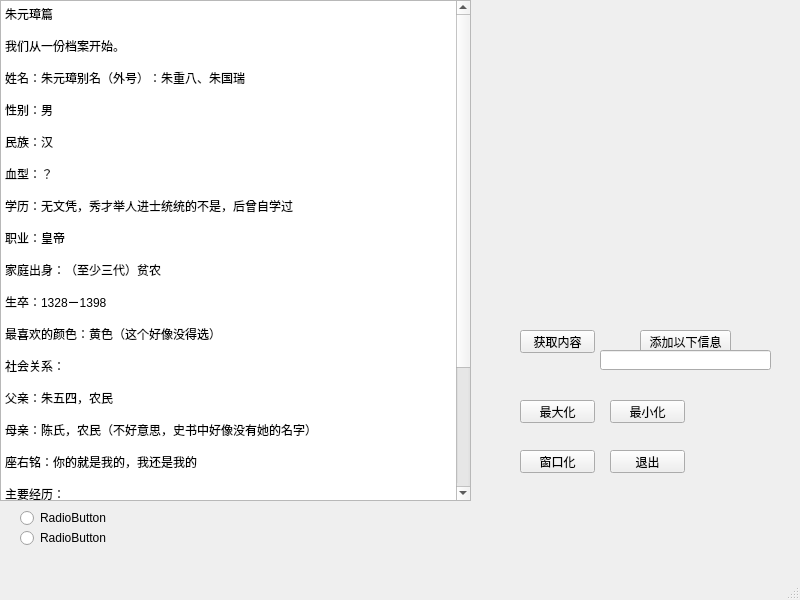
<?xml version="1.0" encoding="UTF-8"?>
<ui version="4.0">
 <class>MainWindow</class>
 <widget class="QMainWindow" name="MainWindow">
  <property name="geometry">
   <rect>
    <x>0</x>
    <y>0</y>
    <width>800</width>
    <height>600</height>
   </rect>
  </property>
  <property name="windowTitle">
   <string>MainWindow</string>
  </property>
  <widget class="QWidget" name="centralwidget">
   <widget class="QPushButton" name="pushButton_5">
    <property name="geometry">
     <rect>
      <x>610</x>
      <y>450</y>
      <width>75</width>
      <height>23</height>
     </rect>
    </property>
    <property name="text">
     <string>退出</string>
    </property>
   </widget>
   <widget class="QPushButton" name="pushButton_6">
    <property name="geometry">
     <rect>
      <x>520</x>
      <y>400</y>
      <width>75</width>
      <height>23</height>
     </rect>
    </property>
    <property name="text">
     <string>最大化</string>
    </property>
   </widget>
   <widget class="QPushButton" name="pushButton">
    <property name="geometry">
     <rect>
      <x>610</x>
      <y>400</y>
      <width>75</width>
      <height>23</height>
     </rect>
    </property>
    <property name="text">
     <string>最小化</string>
    </property>
   </widget>
   <widget class="QPushButton" name="pushButton_2">
    <property name="geometry">
     <rect>
      <x>520</x>
      <y>450</y>
      <width>75</width>
      <height>23</height>
     </rect>
    </property>
    <property name="text">
     <string>窗口化</string>
    </property>
   </widget>
   <widget class="QTextBrowser" name="textBrowser">
    <property name="geometry">
     <rect>
      <x>0</x>
      <y>0</y>
      <width>471</width>
      <height>501</height>
     </rect>
    </property>
    <property name="html">
     <string>&lt;!DOCTYPE HTML PUBLIC &quot;-//W3C//DTD HTML 4.0//EN&quot; &quot;http://www.w3.org/TR/REC-html40/strict.dtd&quot;&gt;
&lt;html&gt;&lt;head&gt;&lt;meta name=&quot;qrichtext&quot; content=&quot;1&quot; /&gt;&lt;style type=&quot;text/css&quot;&gt;
p, li { white-space: pre-wrap; }
&lt;/style&gt;&lt;/head&gt;&lt;body style=&quot; font-family:'SimSun'; font-size:9pt; font-weight:400; font-style:normal;&quot;&gt;
&lt;p style=&quot; margin-top:0px; margin-bottom:0px; margin-left:0px; margin-right:0px; -qt-block-indent:0; text-indent:0px;&quot;&gt;朱元璋篇&lt;/p&gt;
&lt;p style=&quot;-qt-paragraph-type:empty; margin-top:0px; margin-bottom:0px; margin-left:0px; margin-right:0px; -qt-block-indent:0; text-indent:0px;&quot;&gt;&lt;br /&gt;&lt;/p&gt;
&lt;p style=&quot; margin-top:0px; margin-bottom:0px; margin-left:0px; margin-right:0px; -qt-block-indent:0; text-indent:0px;&quot;&gt;我们从一份档案开始。&lt;/p&gt;
&lt;p style=&quot;-qt-paragraph-type:empty; margin-top:0px; margin-bottom:0px; margin-left:0px; margin-right:0px; -qt-block-indent:0; text-indent:0px;&quot;&gt;&lt;br /&gt;&lt;/p&gt;
&lt;p style=&quot; margin-top:0px; margin-bottom:0px; margin-left:0px; margin-right:0px; -qt-block-indent:0; text-indent:0px;&quot;&gt;姓名：朱元璋别名（外号）：朱重八、朱国瑞&lt;/p&gt;
&lt;p style=&quot;-qt-paragraph-type:empty; margin-top:0px; margin-bottom:0px; margin-left:0px; margin-right:0px; -qt-block-indent:0; text-indent:0px;&quot;&gt;&lt;br /&gt;&lt;/p&gt;
&lt;p style=&quot; margin-top:0px; margin-bottom:0px; margin-left:0px; margin-right:0px; -qt-block-indent:0; text-indent:0px;&quot;&gt;性别：男&lt;/p&gt;
&lt;p style=&quot;-qt-paragraph-type:empty; margin-top:0px; margin-bottom:0px; margin-left:0px; margin-right:0px; -qt-block-indent:0; text-indent:0px;&quot;&gt;&lt;br /&gt;&lt;/p&gt;
&lt;p style=&quot; margin-top:0px; margin-bottom:0px; margin-left:0px; margin-right:0px; -qt-block-indent:0; text-indent:0px;&quot;&gt;民族：汉&lt;/p&gt;
&lt;p style=&quot;-qt-paragraph-type:empty; margin-top:0px; margin-bottom:0px; margin-left:0px; margin-right:0px; -qt-block-indent:0; text-indent:0px;&quot;&gt;&lt;br /&gt;&lt;/p&gt;
&lt;p style=&quot; margin-top:0px; margin-bottom:0px; margin-left:0px; margin-right:0px; -qt-block-indent:0; text-indent:0px;&quot;&gt;血型：？&lt;/p&gt;
&lt;p style=&quot;-qt-paragraph-type:empty; margin-top:0px; margin-bottom:0px; margin-left:0px; margin-right:0px; -qt-block-indent:0; text-indent:0px;&quot;&gt;&lt;br /&gt;&lt;/p&gt;
&lt;p style=&quot; margin-top:0px; margin-bottom:0px; margin-left:0px; margin-right:0px; -qt-block-indent:0; text-indent:0px;&quot;&gt;学历：无文凭，秀才举人进士统统的不是，后曾自学过&lt;/p&gt;
&lt;p style=&quot;-qt-paragraph-type:empty; margin-top:0px; margin-bottom:0px; margin-left:0px; margin-right:0px; -qt-block-indent:0; text-indent:0px;&quot;&gt;&lt;br /&gt;&lt;/p&gt;
&lt;p style=&quot; margin-top:0px; margin-bottom:0px; margin-left:0px; margin-right:0px; -qt-block-indent:0; text-indent:0px;&quot;&gt;职业：皇帝&lt;/p&gt;
&lt;p style=&quot;-qt-paragraph-type:empty; margin-top:0px; margin-bottom:0px; margin-left:0px; margin-right:0px; -qt-block-indent:0; text-indent:0px;&quot;&gt;&lt;br /&gt;&lt;/p&gt;
&lt;p style=&quot; margin-top:0px; margin-bottom:0px; margin-left:0px; margin-right:0px; -qt-block-indent:0; text-indent:0px;&quot;&gt;家庭出身：（至少三代）贫农&lt;/p&gt;
&lt;p style=&quot;-qt-paragraph-type:empty; margin-top:0px; margin-bottom:0px; margin-left:0px; margin-right:0px; -qt-block-indent:0; text-indent:0px;&quot;&gt;&lt;br /&gt;&lt;/p&gt;
&lt;p style=&quot; margin-top:0px; margin-bottom:0px; margin-left:0px; margin-right:0px; -qt-block-indent:0; text-indent:0px;&quot;&gt;生卒：1328－1398&lt;/p&gt;
&lt;p style=&quot;-qt-paragraph-type:empty; margin-top:0px; margin-bottom:0px; margin-left:0px; margin-right:0px; -qt-block-indent:0; text-indent:0px;&quot;&gt;&lt;br /&gt;&lt;/p&gt;
&lt;p style=&quot; margin-top:0px; margin-bottom:0px; margin-left:0px; margin-right:0px; -qt-block-indent:0; text-indent:0px;&quot;&gt;最喜欢的颜色：黄色（这个好像没得选）&lt;/p&gt;
&lt;p style=&quot;-qt-paragraph-type:empty; margin-top:0px; margin-bottom:0px; margin-left:0px; margin-right:0px; -qt-block-indent:0; text-indent:0px;&quot;&gt;&lt;br /&gt;&lt;/p&gt;
&lt;p style=&quot; margin-top:0px; margin-bottom:0px; margin-left:0px; margin-right:0px; -qt-block-indent:0; text-indent:0px;&quot;&gt;社会关系：&lt;/p&gt;
&lt;p style=&quot;-qt-paragraph-type:empty; margin-top:0px; margin-bottom:0px; margin-left:0px; margin-right:0px; -qt-block-indent:0; text-indent:0px;&quot;&gt;&lt;br /&gt;&lt;/p&gt;
&lt;p style=&quot; margin-top:0px; margin-bottom:0px; margin-left:0px; margin-right:0px; -qt-block-indent:0; text-indent:0px;&quot;&gt;父亲：朱五四，农民&lt;/p&gt;
&lt;p style=&quot;-qt-paragraph-type:empty; margin-top:0px; margin-bottom:0px; margin-left:0px; margin-right:0px; -qt-block-indent:0; text-indent:0px;&quot;&gt;&lt;br /&gt;&lt;/p&gt;
&lt;p style=&quot; margin-top:0px; margin-bottom:0px; margin-left:0px; margin-right:0px; -qt-block-indent:0; text-indent:0px;&quot;&gt;母亲：陈氏，农民（不好意思，史书中好像没有她的名字）&lt;/p&gt;
&lt;p style=&quot;-qt-paragraph-type:empty; margin-top:0px; margin-bottom:0px; margin-left:0px; margin-right:0px; -qt-block-indent:0; text-indent:0px;&quot;&gt;&lt;br /&gt;&lt;/p&gt;
&lt;p style=&quot; margin-top:0px; margin-bottom:0px; margin-left:0px; margin-right:0px; -qt-block-indent:0; text-indent:0px;&quot;&gt;座右铭：你的就是我的，我还是我的&lt;/p&gt;
&lt;p style=&quot;-qt-paragraph-type:empty; margin-top:0px; margin-bottom:0px; margin-left:0px; margin-right:0px; -qt-block-indent:0; text-indent:0px;&quot;&gt;&lt;br /&gt;&lt;/p&gt;
&lt;p style=&quot; margin-top:0px; margin-bottom:0px; margin-left:0px; margin-right:0px; -qt-block-indent:0; text-indent:0px;&quot;&gt;主要经历：&lt;/p&gt;
&lt;p style=&quot;-qt-paragraph-type:empty; margin-top:0px; margin-bottom:0px; margin-left:0px; margin-right:0px; -qt-block-indent:0; text-indent:0px;&quot;&gt;&lt;br /&gt;&lt;/p&gt;
&lt;p style=&quot; margin-top:0px; margin-bottom:0px; margin-left:0px; margin-right:0px; -qt-block-indent:0; text-indent:0px;&quot;&gt;1328 年－1344 年放牛&lt;/p&gt;
&lt;p style=&quot;-qt-paragraph-type:empty; margin-top:0px; margin-bottom:0px; margin-left:0px; margin-right:0px; -qt-block-indent:0; text-indent:0px;&quot;&gt;&lt;br /&gt;&lt;/p&gt;
&lt;p style=&quot; margin-top:0px; margin-bottom:0px; margin-left:0px; margin-right:0px; -qt-block-indent:0; text-indent:0px;&quot;&gt;1344 年－1347 年做和尚，主要工作是出去讨饭（这个……）&lt;/p&gt;
&lt;p style=&quot;-qt-paragraph-type:empty; margin-top:0px; margin-bottom:0px; margin-left:0px; margin-right:0px; -qt-block-indent:0; text-indent:0px;&quot;&gt;&lt;br /&gt;&lt;/p&gt;
&lt;p style=&quot; margin-top:0px; margin-bottom:0px; margin-left:0px; margin-right:0px; -qt-block-indent:0; text-indent:0px;&quot;&gt;1347 年－1352 年做和尚主要工作是撞钟&lt;/p&gt;
&lt;p style=&quot;-qt-paragraph-type:empty; margin-top:0px; margin-bottom:0px; margin-left:0px; margin-right:0px; -qt-block-indent:0; text-indent:0px;&quot;&gt;&lt;br /&gt;&lt;/p&gt;
&lt;p style=&quot; margin-top:0px; margin-bottom:0px; margin-left:0px; margin-right:0px; -qt-block-indent:0; text-indent:0px;&quot;&gt;1352 年－1368 年造反（这个猛）&lt;/p&gt;
&lt;p style=&quot;-qt-paragraph-type:empty; margin-top:0px; margin-bottom:0px; margin-left:0px; margin-right:0px; -qt-block-indent:0; text-indent:0px;&quot;&gt;&lt;br /&gt;&lt;/p&gt;
&lt;p style=&quot; margin-top:0px; margin-bottom:0px; margin-left:0px; margin-right:0px; -qt-block-indent:0; text-indent:0px;&quot;&gt;1368 年－1398 年主要工作是做皇帝&lt;/p&gt;&lt;/body&gt;&lt;/html&gt;</string>
    </property>
   </widget>
   <widget class="QPushButton" name="pushButton_3">
    <property name="geometry">
     <rect>
      <x>520</x>
      <y>330</y>
      <width>75</width>
      <height>23</height>
     </rect>
    </property>
    <property name="text">
     <string>获取内容</string>
    </property>
   </widget>
   <widget class="QPushButton" name="pushButton_4">
    <property name="geometry">
     <rect>
      <x>640</x>
      <y>330</y>
      <width>91</width>
      <height>23</height>
     </rect>
    </property>
    <property name="text">
     <string>添加以下信息</string>
    </property>
   </widget>
   <widget class="QLineEdit" name="lineEdit">
    <property name="geometry">
     <rect>
      <x>600</x>
      <y>350</y>
      <width>171</width>
      <height>20</height>
     </rect>
    </property>
   </widget>
   <widget class="QRadioButton" name="radioButton">
    <property name="geometry">
     <rect>
      <x>20</x>
      <y>510</y>
      <width>89</width>
      <height>16</height>
     </rect>
    </property>
    <property name="text">
     <string>RadioButton</string>
    </property>
   </widget>
   <widget class="QRadioButton" name="radioButton_2">
    <property name="geometry">
     <rect>
      <x>20</x>
      <y>530</y>
      <width>89</width>
      <height>16</height>
     </rect>
    </property>
    <property name="text">
     <string>RadioButton</string>
    </property>
   </widget>
  </widget>
  <widget class="QMenuBar" name="menubar">
   <property name="geometry">
    <rect>
     <x>0</x>
     <y>0</y>
     <width>800</width>
     <height>23</height>
    </rect>
   </property>
  </widget>
  <widget class="QStatusBar" name="statusbar"/>
 </widget>
 <resources/>
 <connections>
  <connection>
   <sender>pushButton_6</sender>
   <signal>clicked()</signal>
   <receiver>MainWindow</receiver>
   <slot>showMaximized()</slot>
   <hints>
    <hint type="sourcelabel">
     <x>575</x>
     <y>415</y>
    </hint>
    <hint type="destinationlabel">
     <x>115</x>
     <y>448</y>
    </hint>
   </hints>
  </connection>
  <connection>
   <sender>pushButton_2</sender>
   <signal>clicked()</signal>
   <receiver>MainWindow</receiver>
   <slot>showNormal()</slot>
   <hints>
    <hint type="sourcelabel">
     <x>565</x>
     <y>475</y>
    </hint>
    <hint type="destinationlabel">
     <x>269</x>
     <y>396</y>
    </hint>
   </hints>
  </connection>
  <connection>
   <sender>pushButton</sender>
   <signal>clicked()</signal>
   <receiver>MainWindow</receiver>
   <slot>showMinimized()</slot>
   <hints>
    <hint type="sourcelabel">
     <x>658</x>
     <y>415</y>
    </hint>
    <hint type="destinationlabel">
     <x>223</x>
     <y>454</y>
    </hint>
   </hints>
  </connection>
  <connection>
   <sender>pushButton_5</sender>
   <signal>clicked()</signal>
   <receiver>MainWindow</receiver>
   <slot>close()</slot>
   <hints>
    <hint type="sourcelabel">
     <x>639</x>
     <y>475</y>
    </hint>
    <hint type="destinationlabel">
     <x>178</x>
     <y>395</y>
    </hint>
   </hints>
  </connection>
 </connections>
</ui>
